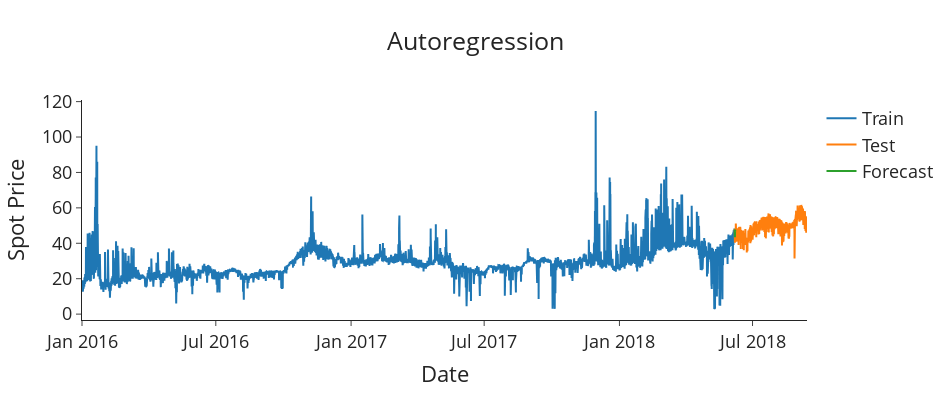

Source (notebook cell):
### Code cell
def plot_forecasts(forecasts) -> None:
    fig = go.Figure()
    fig.add_trace(go.Scatter(x=train.index.to_timestamp(), y=train['spot_price'], name='Train'))
    fig.add_trace(go.Scatter(x=test.index.to_timestamp(), y=test['spot_price'], name='Test'))
    fig.add_trace(go.Scatter(x=test.index.to_timestamp(), y=forecasts, name='Forecast'))
    fig.update_layout(template='simple_white', font=dict(size=18), title_text='Autoregression', 
                      width=950, title_x=0.5, height=400, xaxis_title='Date', yaxis_title='Spot Price')
    return fig.show()

plot_forecasts(forecasts)

### Figure 1 — Plotly figure (JSON) as saved in the notebook; plotly's stock layout.template omitted (floating-point values rounded to 4 significant figures; data arrays with more than 128 entries replaced by an {"elided": "..."} marker saying what was removed)
{"data": [{"name": "Train", "type": "scatter", "x": {"elided": "21299 str values"}, "y": {"elided": "21299 float values"}}, {"name": "Test", "type": "scatter", "x": {"elided": "2366 str values"}, "y": {"elided": "2366 float values"}}, {"name": "Forecast", "type": "scatter", "x": {"elided": "2366 str values"}, "y": [47.18, 47.21, 47.35, 47.35, 47.52, 47.52, 47.22, 46.75, 45.73, 44.96, 43.9, 43.39, 43.54, 44.16, 45.54, 46.76, 47.41, 47.66, 47.71, 47.68, 47.44, 47.07, 46.76, 46.69]}], "layout": {"font": {"size": 18}, "height": 400, "title": {"text": "Autoregression", "x": 0.5}, "width": 950, "xaxis": {"title": {"text": "Date"}}, "yaxis": {"title": {"text": "Spot Price"}}}}
